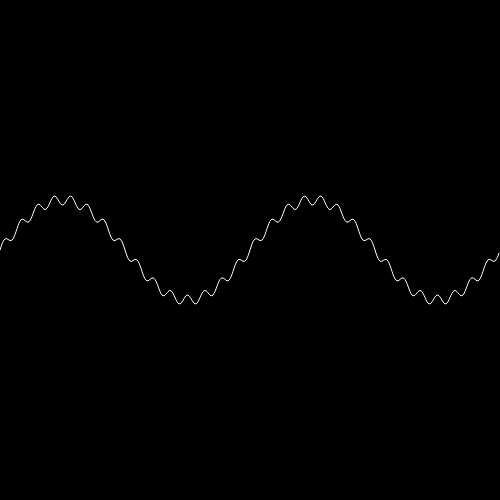
Frame 1 (no input)
Frame 60 (no input): identical to frame 1, image omitted
Frame 120 (the mouse pressed at the canvas centre since frame 60): identical to frame 1, image omitted

The p5.js sketch that drew this single still picture (run headless with seeded random() and noise() and a simulated clock; from frame 60 on, the mouse is pressed at the canvas centre):

// p5.js sketch
// ── sketch.js
//Additive synthesis
//Change the values for frequencies, amplitudes and phases and see how the waveform changes!
var phase1, amplitude1, frequency1;
var phase2, amplitude2, frequency2;
function setup(){
    createCanvas(500,500);
    frequency1 = 2; //frequency defines how often the wave repeats
    amplitude1 = 50; //amplitude defines the range
    phase1 = PI; //phase defines the starting position
    //values for the additional waveform
    frequency2 = 30;
    amplitude2 = 5;
    phase2 = PI;
}
function draw(){
    background(0);
    stroke(255);
    noFill();
    //move to center of screen
    translate(0, height/2);
    beginShape();
    for(var x = 0; x < width; x++){
        //calculate the input angle based on x position
        var angle = map(x, 0, width, 0, TWO_PI);
        //calculate y position
        var wave1 = sin(angle*frequency1+phase1)*amplitude1;
        var wave2 = sin(angle*frequency2+phase2)*amplitude2;
        var y = wave1 + wave2;
        vertex(x,y);
    }
    endShape();
}
